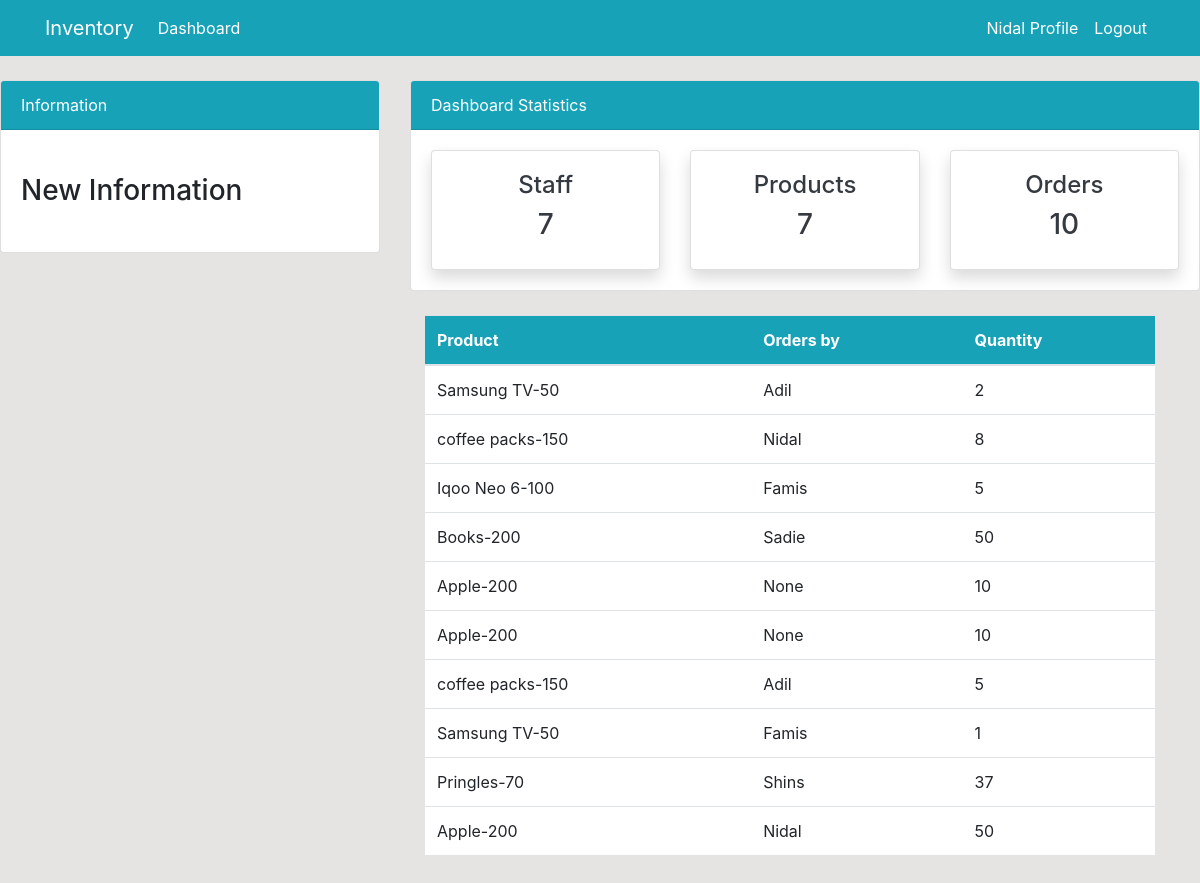
The page /order/ (signed in) on the database its author committed.
### dashboard/models.py (models this page shows, shortened)
class Order(models.Model):
    product = models.ForeignKey(Product, on_delete=models.CASCADE, null=True)
    staff = models.ForeignKey(User, on_delete=models.CASCADE, null=True)
    order_quantity = models.PositiveIntegerField(null=True)

class Product(models.Model):
    name = models.CharField(max_length=100, null=True)
    quantity = models.PositiveIntegerField(null=True)
    category = models.CharField(max_length=50, choices=CATEGORY, null=True)
    def __str__(self):
        return f'{self.name}-{self.quantity}'

### dashboard/views.py (the view)
# urls.py: path('order/', views.order, name='dashboard-order'),
@login_required(login_url='user-login')
def order(request):
    orders = Order.objects.all()
    orders_count = orders.count()
    workers_count = User.objects.all().count()
    products_count = Product.objects.all().count()
    context = {
        'orders': orders,
        'workers_count': workers_count,
        'orders_count': orders_count,
        'product_count': products_count,
    }
    return render(request, 'dashboard/order.html', context)

### templates/dashboard/order.html
{% extends 'partials/base.html' %}
{% block content %}
{% include 'partials/topnav.html' %}
<div class="container">
    <div class="row my-4">
        <div class="col-md-4">
        </div>
        <div class="col-md-8">
            <table class="table bg-white">
                <thead class="bg-info">
                    <tr class="text-white">
                        <th scope="col">Product</th>
                        <th scope="col">Orders by</th>
                        <th scope="col">Quantity</th>
                    </tr>
                </thead>
                <tbody>
                    {% for orders in orders %}
                    <tr>
                        <td>{{ orders.product }}</td>
                        <td>{{ orders.staff }}</td>
                        <td>{{ orders.order_quantity }}</td>
                    </tr>
                    {% endfor %}
                </tbody>
            </table>
        </div>
    </div>
</div>
{% endblock %}

### templates/partials/nav.html (shortened to what this page needs)
<nav class="navbar navbar-expand-lg navbar-info bg-info">
    <div class="container">
        {% if user.is_authenticated %}
        <a class="navbar-brand text-white" href="{% url 'dashboard-index' %}">Inventory</a>
        <div class="collapse navbar-collapse" id="navbarSupportedContent">
            <ul class="navbar-nav mr-auto">
                <li class="nav-item active">
                    <a class="nav-link text-white" href="{% url 'dashboard-index' %}">Dashboard </a>
                </li>
            </ul>
            <ul class="navbar-nav ml-auto">
                <li class="nav-item active">
                    <a class="nav-link text-white" href="{% url 'user-profile' %}">{{ user.username }} Profile
                        <span class="sr-only">(current)</span></a>
                </li>
                <li class="nav-item">
                    <a class="nav-link text-white" href="{% url 'user-logout' %}">Logout</a>
                </li>
            </ul>
            {% endif %}
        </div>
    </div>
</nav>

### static/style.css (style rules this page uses)
body { background: rgb(230, 227, 227); }

### rows shown on the page
Order: product "Samsung TV-50", staff "Adil", order_quantity "2"
Order: product "coffee packs-150", staff "Nidal", order_quantity "8"
Order: product "Iqoo Neo 6-100", staff "Famis", order_quantity "5"
Order: product "Books-200", staff "Sadie", order_quantity "50"
Order: product "Apple-200", staff "None", order_quantity "10"
Order: product "Apple-200", staff "None", order_quantity "10"
Order: product "coffee packs-150", staff "Adil", order_quantity "5"
Order: product "Samsung TV-50", staff "Famis", order_quantity "1"
Order: product "Pringles-70", staff "Shins", order_quantity "37"
Order: product "Apple-200", staff "Nidal", order_quantity "50"

### other values the page prints
{{ user.username }} "Nidal"
{{ workers_count }} "7"
{{ product_count }} "7"
{{ orders_count }} "10"
